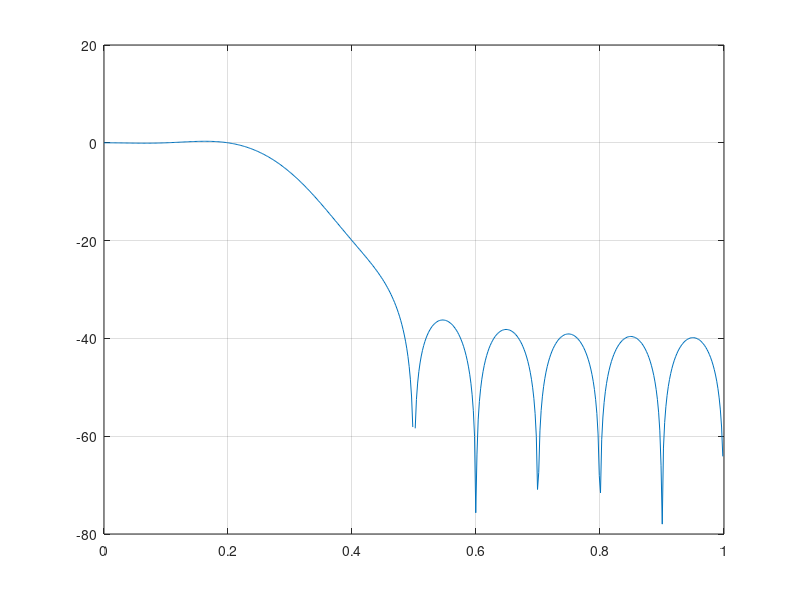

Source code (MATLAB):
clc; clear; close all;
M = 20;
Hr = [1 1 1 0.5 0.1 zeros(1,11) 0.1 0.5 1 1];
k1 = 0:floor((M-1)/2); k2 = floor((M-1)/2)+1:M-1;
al = (M-1)/2;
ph = [-al*2*pi*k1/M, al*2*pi*(M-k2)/M];
b = real(ifft(Hr.*exp(1j*ph), M));
[h,w] = freqz(b,1);
plot(w/pi,20*log10(abs(h))); grid on;
% Result: stopband attenuation improves a lot. Cost: a wider transition band.
